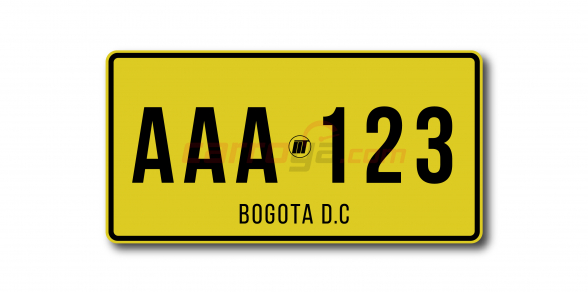
#> input picture img/placaplaca.jpg, 588 x 292 px, found by its file name
$ python 1.py
#> lines starting #> are read from the running program, lines starting #| are printed output that depends on the picture; after the words box and inside, x2 and y2 are one past the last pixel; in counts of white or black regions, pixels touching at a corner belong together
#> in main, image is the input picture: shape (292, 588, 3); mean B, G, R 154.3, 209.7, 215.9
import cv2
import numpy as np
import pytesseract

# Especifica la ruta al ejecutable de Tesseract (ajusta si necesario)
pytesseract.pytesseract.tesseract_cmd = r'C:\Program Files\Tesseract-OCR\tesseract.exe'

# Variables globales para los parámetros ajustables
bilateral_d = 11
bilateral_sigma_color = 17
bilateral_sigma_space = 17
canny_min = 30
canny_max = 200
approx_factor = 0.018

def preprocess_image(image):
    gray = cv2.cvtColor(image, cv2.COLOR_BGR2GRAY)
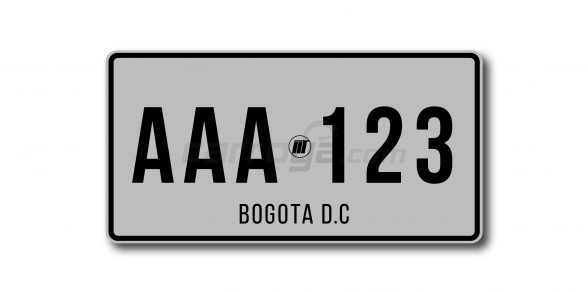
#> gray: shape (292, 588); min 0, max 255, mean 205.2
    gray = cv2.bilateralFilter(gray, bilateral_d, bilateral_sigma_color, bilateral_sigma_space)
    edged = cv2.Canny(gray, canny_min, canny_max)
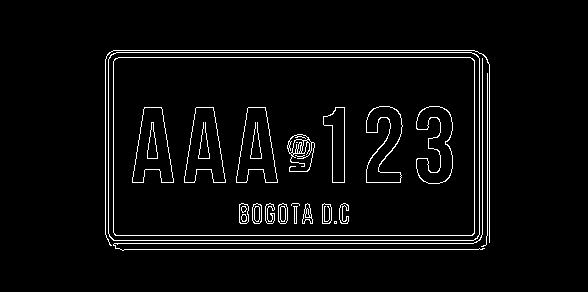
#> edged: shape (292, 588); 4% white in thin lines or dots, all inside (x1, y1, x2, y2) = (105, 50, 490, 251)
    return gray, edged

def find_plate_contour(edged, image):
    contours, _ = cv2.findContours(edged.copy(), cv2.RETR_TREE, cv2.CHAIN_APPROX_SIMPLE)
#> contours = 67 contours, 17 with area under 20; largest, box (x1, y1, x2, y2) and area: (108, 52, 480, 241) 69682, (108, 52, 480, 241) 69668, (113, 57, 475, 236) 64240, (113, 57, 475, 236) 64232, (132, 107, 174, 183) 2002
    contours = sorted(contours, key=cv2.contourArea, reverse=True)[:10]
#> contours = 10 contours; largest, box (x1, y1, x2, y2) and area: (108, 52, 480, 241) 69682, (108, 52, 480, 241) 69668, (113, 57, 475, 236) 64240, (113, 57, 475, 236) 64232, (132, 107, 174, 183) 2002

    plate_contour = None
    for contour in contours:
        peri = cv2.arcLength(contour, True)
        approx = cv2.approxPolyDP(contour, approx_factor * peri, True)
        if len(approx) == 4:
            plate_contour = approx
            break
#> this loop made 1 pass
#> (peri, plate_contour) on pass 1: (1106.9, [[108, 59], [113, 240], [479, 234], [474, 53]])

    return plate_contour

def update_image(val):
    global bilateral_d, bilateral_sigma_color, bilateral_sigma_space, canny_min, canny_max, approx_factor

    # Obtener valores de las trackbars
    bilateral_d = cv2.getTrackbarPos('Bilateral D', 'Ajustes') * 2 + 1  # Asegurar que sea impar
    bilateral_sigma_color = cv2.getTrackbarPos('Sigma Color', 'Ajustes')
    bilateral_sigma_space = cv2.getTrackbarPos('Sigma Space', 'Ajustes')
    canny_min = cv2.getTrackbarPos('Canny Min', 'Ajustes')
    canny_max = cv2.getTrackbarPos('Canny Max', 'Ajustes')
    approx_factor = cv2.getTrackbarPos('Approx Factor', 'Ajustes') / 1000.0  # Escala fina

    # Procesar la imagen con los nuevos valores
    image_copy = image.copy()
    gray, edged = preprocess_image(image_copy)
    plate_contour = find_plate_contour(edged, image_copy)
#> plate_contour = [[108, 59], [113, 240], [479, 234], [474, 53]]

    if plate_contour is not None:
        cv2.drawContours(image_copy, [plate_contour], -1, (0, 255, 0), 3)
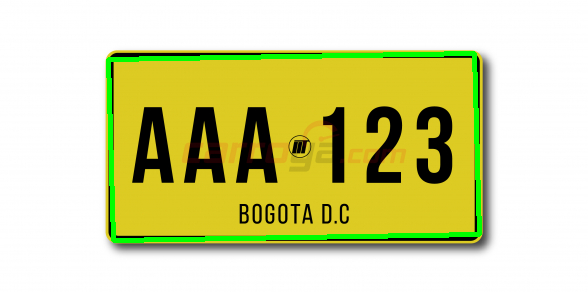
#> image_copy: shape (292, 588, 3); 3.18% of pixels changed, all inside (x1, y1, x2, y2) = (106, 51, 482, 243)

    # Mostrar las imágenes
    cv2.imshow('Imagen con contorno', image_copy)
    cv2.imshow('Bordes', edged)

def main(image_path):
    global image
    image = cv2.imread(image_path)
    if image is None:
        print("Error: No se pudo cargar la imagen.")
        return

    # Crear ventana de ajustes
    cv2.namedWindow('Ajustes')

    # Crear trackbars para ajustar parámetros
    cv2.createTrackbar('Bilateral D', 'Ajustes', bilateral_d // 2, 20, update_image)  # 1-41 (impar)
    cv2.createTrackbar('Sigma Color', 'Ajustes', bilateral_sigma_color, 100, update_image)
    cv2.createTrackbar('Sigma Space', 'Ajustes', bilateral_sigma_space, 100, update_image)
    cv2.createTrackbar('Canny Min', 'Ajustes', canny_min, 255, update_image)
    cv2.createTrackbar('Canny Max', 'Ajustes', canny_max, 255, update_image)
    cv2.createTrackbar('Approx Factor', 'Ajustes', int(approx_factor * 1000), 50, update_image)  # 0.001-0.05

    # Mostrar la imagen inicial
    update_image(0)

    # Esperar hasta que se presione 'q' para salir
    while True:
        if cv2.waitKey(1) & 0xFF == ord('q'):
#> (key q is pressed here)
            break

    cv2.destroyAllWindows()

if __name__ == "__main__":
    image_path = r"C:\Users\PC\Desktop\PruebasOpenCV\img\placaplaca.jpg"
    main(image_path)
